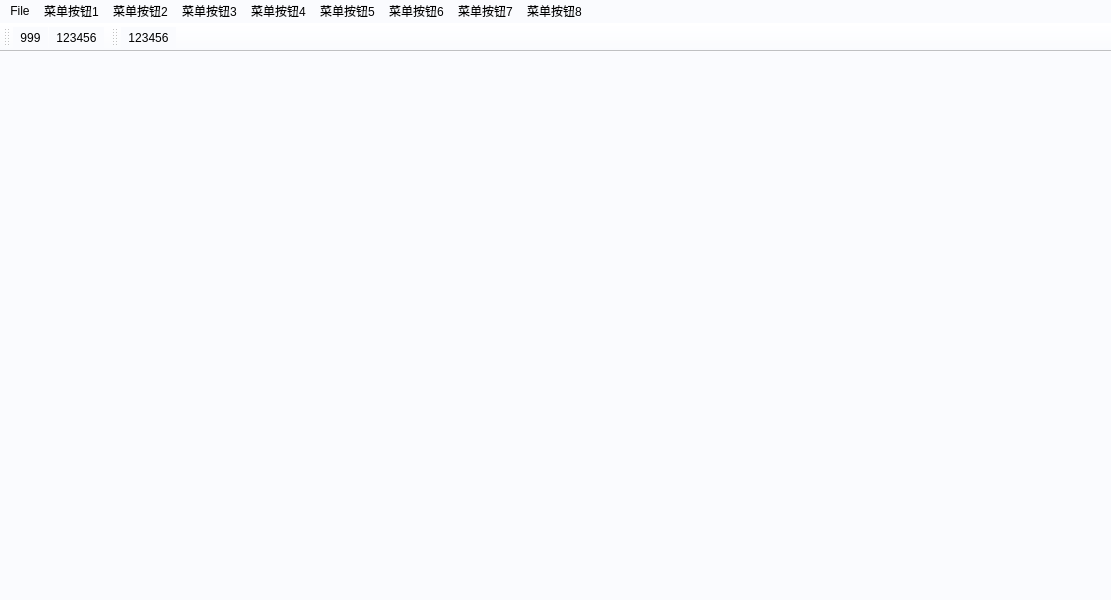
<?xml version="1.0" encoding="UTF-8"?>
<ui version="4.0">
 <class>MainWindow</class>
 <widget class="QMainWindow" name="MainWindow">
  <property name="geometry">
   <rect>
    <x>0</x>
    <y>0</y>
    <width>1111</width>
    <height>600</height>
   </rect>
  </property>
  <property name="windowTitle">
   <string>MainWindow</string>
  </property>
  <property name="styleSheet">
   <string notr="true">background-color: rgb(250, 251, 254);</string>
  </property>
  <widget class="QWidget" name="centralwidget"/>
  <widget class="QStatusBar" name="statusbar"/>
  <widget class="QMenuBar" name="menubar">
   <property name="geometry">
    <rect>
     <x>0</x>
     <y>0</y>
     <width>1111</width>
     <height>21</height>
    </rect>
   </property>
   <property name="styleSheet">
    <string notr="true">QMenuBar::item:selected {
	background-color: #368ccb; /* 设置选中时的背景色 */
	color: #FFFFFF; /* 设置选中时的文字颜色 */
}
QMenu::item:selected {
    background-color: #368ccb; /* 选中时的背景色 */
    color: #FFFFFF; /* 选中时的文字颜色 */
}
</string>
   </property>
   <widget class="QMenu" name="menuFile">
    <property name="styleSheet">
     <string notr="true"/>
    </property>
    <property name="title">
     <string>File</string>
    </property>
    <addaction name="actionOpen"/>
    <addaction name="actionSave"/>
   </widget>
   <widget class="QMenu" name="menu_1">
    <property name="title">
     <string>菜单按钮1</string>
    </property>
    <addaction name="action001"/>
   </widget>
   <widget class="QMenu" name="menu_2">
    <property name="title">
     <string>菜单按钮2</string>
    </property>
    <addaction name="action001_2"/>
   </widget>
   <widget class="QMenu" name="menu_3">
    <property name="title">
     <string>菜单按钮3</string>
    </property>
   </widget>
   <widget class="QMenu" name="menu_4">
    <property name="title">
     <string>菜单按钮4</string>
    </property>
   </widget>
   <widget class="QMenu" name="menu_5">
    <property name="title">
     <string>菜单按钮5</string>
    </property>
   </widget>
   <widget class="QMenu" name="menu_6">
    <property name="title">
     <string>菜单按钮6</string>
    </property>
   </widget>
   <widget class="QMenu" name="menu_7">
    <property name="title">
     <string>菜单按钮7</string>
    </property>
   </widget>
   <widget class="QMenu" name="menu_8">
    <property name="title">
     <string>菜单按钮8</string>
    </property>
   </widget>
   <addaction name="menuFile"/>
   <addaction name="menu_1"/>
   <addaction name="menu_2"/>
   <addaction name="menu_3"/>
   <addaction name="menu_4"/>
   <addaction name="menu_5"/>
   <addaction name="menu_6"/>
   <addaction name="menu_7"/>
   <addaction name="menu_8"/>
  </widget>
  <widget class="QToolBar" name="toolBar">
   <property name="windowTitle">
    <string>toolBar</string>
   </property>
   <attribute name="toolBarArea">
    <enum>TopToolBarArea</enum>
   </attribute>
   <attribute name="toolBarBreak">
    <bool>false</bool>
   </attribute>
   <addaction name="action999"/>
   <addaction name="action123456"/>
  </widget>
  <widget class="QToolBar" name="toolBar_2">
   <property name="windowTitle">
    <string>toolBar_2</string>
   </property>
   <attribute name="toolBarArea">
    <enum>TopToolBarArea</enum>
   </attribute>
   <attribute name="toolBarBreak">
    <bool>false</bool>
   </attribute>
   <addaction name="action123456"/>
  </widget>
  <action name="actionOpen">
   <property name="icon">
    <iconset theme="view-refresh"/>
   </property>
   <property name="text">
    <string>Open</string>
   </property>
   <property name="iconVisibleInMenu">
    <bool>true</bool>
   </property>
  </action>
  <action name="actionSave">
   <property name="text">
    <string>Save</string>
   </property>
  </action>
  <action name="action001">
   <property name="text">
    <string>001</string>
   </property>
  </action>
  <action name="action001_2">
   <property name="text">
    <string>0096</string>
   </property>
  </action>
  <action name="action123456">
   <property name="icon">
    <iconset theme="applications-system"/>
   </property>
   <property name="text">
    <string>123456</string>
   </property>
   <property name="menuRole">
    <enum>QAction::NoRole</enum>
   </property>
  </action>
  <action name="action999">
   <property name="text">
    <string>999</string>
   </property>
   <property name="menuRole">
    <enum>QAction::NoRole</enum>
   </property>
  </action>
 </widget>
 <resources/>
 <connections/>
</ui>
